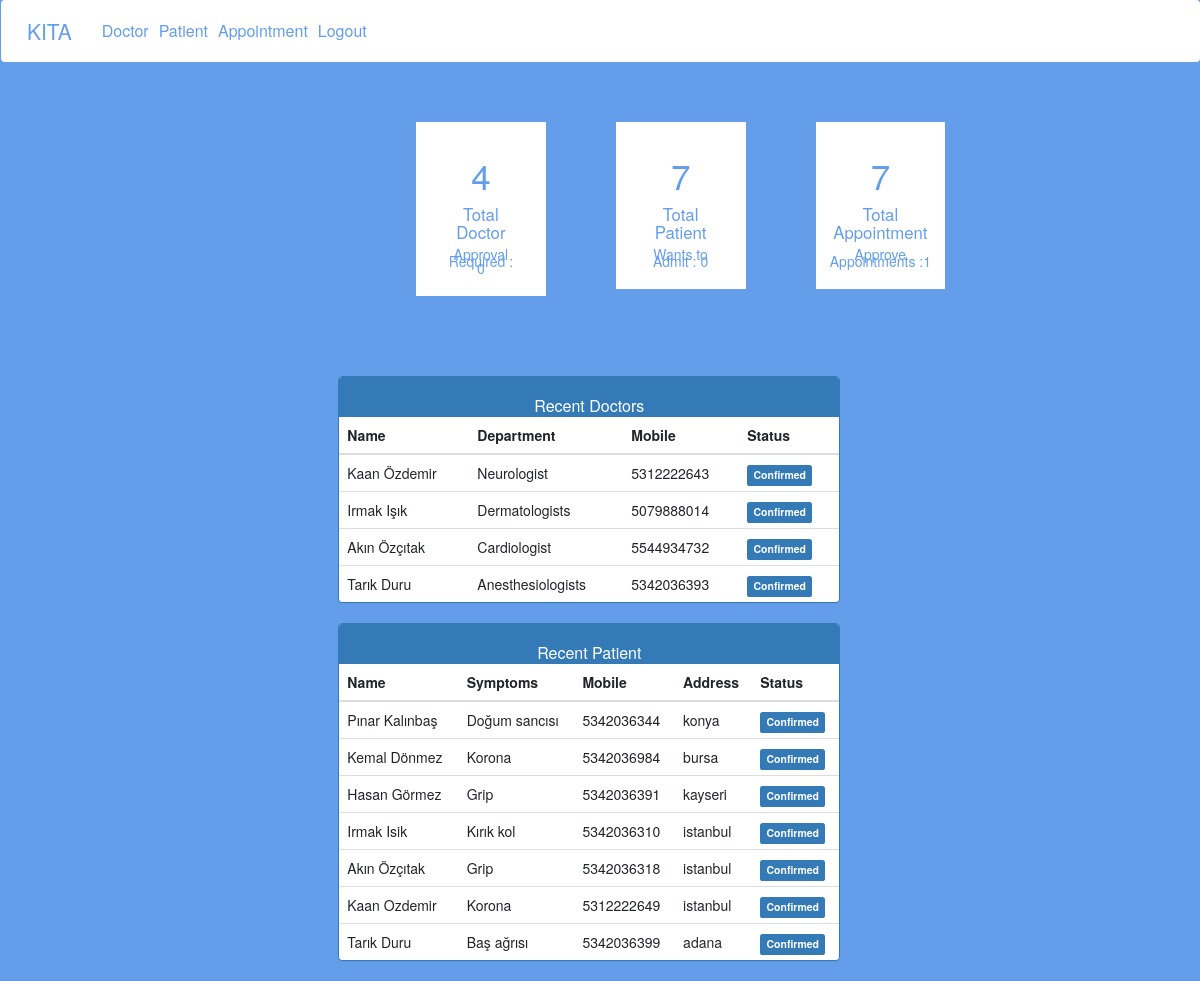
The app's page /admin-dashboard with its own data.
### hospital/models.py (models this page shows, shortened)
class Doctor(models.Model):
    user=models.OneToOneField(User,on_delete=models.CASCADE)
    profile_pic= models.ImageField(upload_to='profile_pic/DoctorProfilePic/',null=True,blank=True)
    address = models.CharField(max_length=40)
    mobile = models.CharField(max_length=20,null=True)
    department= models.CharField(max_length=50,choices=departments,default='Cardiologist')
    status=models.BooleanField(default=False)
    @property
    def get_name(self):
        return self.user.first_name+" "+self.user.last_name

class Patient(models.Model):
    user=models.OneToOneField(User,on_delete=models.CASCADE)
    profile_pic= models.ImageField(upload_to='profile_pic/PatientProfilePic/',null=True,blank=True)
    address = models.CharField(max_length=40)
    mobile = models.CharField(max_length=20,null=False)
    symptoms = models.CharField(max_length=100,null=False)
    assignedDoctorId = models.PositiveIntegerField(null=True)
    admitDate=models.DateField(auto_now=True)
    status=models.BooleanField(default=False)
    @property
    def get_name(self):
        return self.user.first_name+" "+self.user.last_name

### hospital/views.py (the view)
# urls.py: path('admin-dashboard', views.admin_dashboard_view,name='admin-dashboard'),
def admin_dashboard_view(request):
    doctors=models.Doctor.objects.all().order_by('-id')
    patients=models.Patient.objects.all().order_by('-id')
    doctorcount=models.Doctor.objects.all().filter(status=True).count()
    pendingdoctorcount=models.Doctor.objects.all().filter(status=False).count()
    patientcount=models.Patient.objects.all().filter(status=True).count()
    pendingpatientcount=models.Patient.objects.all().filter(status=False).count()
    appointmentcount=models.Appointment.objects.all().filter(status=True).count()
    pendingappointmentcount=models.Appointment.objects.all().filter(status=False).count()
    mydict={
    'doctors':doctors,
    'patients':patients,
    'doctorcount':doctorcount,
    'pendingdoctorcount':pendingdoctorcount,
    'patientcount':patientcount,
    'pendingpatientcount':pendingpatientcount,
    'appointmentcount':appointmentcount,
    'pendingappointmentcount':pendingappointmentcount,
    }
    return render(request,'hospital/admin_dashboard.html',context=mydict)

### templates/hospital/admin_dashboard.html
{% extends 'hospital/admin_base.html' %}
{% load static %}
{% block content %}
{%include 'hospital/admin_dashboard_cards.html'%}
<br><br><br><br>
<div class="container">
  <div class="row">
    <div class="panel panel-primary " style="margin-left:27%;">
        <div class="panel-heading" style="text-align:center; height: 40px; width: 500px; padding:0;">
<br>
        <h6 class="panel-title">Recent Doctors</h6>
      </div>
    <table class="table table-hover" id="dev-table">
        <thead>
          <tr>
            <th>Name</th>
            <th>Department</th>
            <th>Mobile</th>
            <th>Status</th>
          </tr>
        </thead>
        {% for d in doctors %}
        <tr>
          <td> {{d.get_name}}</td>
          <td>{{d.department}}</td>
          <td>{{d.mobile}}</td>
          {%if d.status%}
          <td> <span class="label label-primary">Confirmed</span></td>
          {% else %}
          <td> <span class="label label-success">Waiting...</span></td>
          {% endif %}
        </tr>
        {% endfor %}
      </table>
    </div>
    <div class="panel panel-primary " style="margin-left:27%; ">
      <div class="panel-heading" style="text-align:center; height: 40px; width: 500px; padding:0;">
          <br>
        <h6 class="panel-title">Recent Patient</h6>
      </div>
      <table class="table table-hover" id="dev-table">
        <thead>
          <tr>
            <th>Name</th>
            <th>Symptoms</th>
            <th>Mobile</th>
            <th>Address</th>
            <th>Status</th>
          </tr>
        </thead>
        {% for p in patients %}
        <tr>
          <td> {{p.get_name}}</td>
          <td>{{p.symptoms}}</td>
          <td>{{p.mobile}}</td>
          <td>{{p.address}}</td>
          {%if p.status%}
          <td> <span class="label label-primary">Confirmed</span></td>
          {% else %}
          <td> <span class="label label-success">Waiting...</span></td>
          {% endif %}
        </tr>
        {% endfor %}
      </table>
    </div>
  </div>
</div>
{% endblock content %}

### static/style.css (style rules this page uses)
body { padding-left: 240px; }

### records on screen
Doctor: get_name "Kaan Özdemir", department "Neurologist", mobile "5312222643", status "Confirmed"
Doctor: get_name "Irmak Işık", department "Dermatologists", mobile "5079888014", status "Confirmed"
Doctor: get_name "Akın Özçıtak", department "Cardiologist", mobile "5544934732", status "Confirmed"
Doctor: get_name "Tarık Duru", department "Anesthesiologists", mobile "5342036393", status "Confirmed"
Patient: get_name "Pınar Kalınbaş", symptoms "Doğum sancısı", mobile "5342036344", address "konya", status "Confirmed"
Patient: get_name "Kemal Dönmez", symptoms "Korona", mobile "5342036984", address "bursa", status "Confirmed"
Patient: get_name "Hasan Görmez", symptoms "Grip", mobile "5342036391", address "kayseri", status "Confirmed"
Patient: get_name "Irmak Isik", symptoms "Kırık kol", mobile "5342036310", address "istanbul", status "Confirmed"
Patient: get_name "Akın Özçıtak", symptoms "Grip", mobile "5342036318", address "istanbul", status "Confirmed"
Patient: get_name "Kaan Ozdemir", symptoms "Korona", mobile "5312222649", address "istanbul", status "Confirmed"
Patient: get_name "Tarık Duru", symptoms "Baş ağrısı", mobile "5342036399", address "adana", status "Confirmed"

### other values on screen
{{ doctorcount }} "4"
{{ pendingdoctorcount }} "0"
{{ patientcount }} "7"
{{ pendingpatientcount }} "0"
{{ appointmentcount }} "7"
{{ pendingappointmentcount }} "1"
